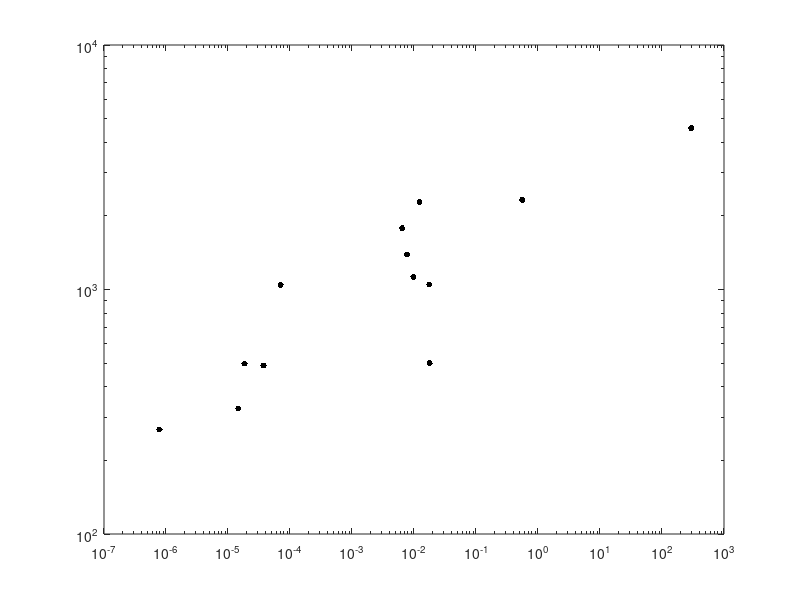

This chart was generated by the following MATLAB code: (Note: this script raises an error after producing the figure.)
%Creates figure showing a comparison of rDLW resolution and speed to prior
%work

clear

%Data from the Saha paper (all in log units)
pnts = [-6.10812897676737,2.08499408677294;-4.83370637162433,2.17026184355849;-4.73401229560271,2.35424628346349;-4.42779509935199,2.34681809740698;-4.15138838661754,2.67653181902593;-2.19005404982749,2.90791981468631;-2.11215583552433,2.80069981331796;-2.00894314505488,2.70882488051372;-1.74934759023780,2.35653338285457;-1.75345264042693,2.67836931768202;-1.91081289767674,3.01541348606727;-0.252763578430898,3.02434685719312;2.47308748643867,3.31762337141908];

%rDLW data (mm3/hr, nm res)
rDLW = [1.6089, 2.845];

spd = pnts(:,1);
res = pnts(:,2);

%Plot the figure
figure (33); clf

old = loglog(10.^spd, (10.^res)*2.2, '.k', 'MarkerSize', 14); hold on
new = loglog(10.^rDLW(1), 10.^rDLW(2), 'sqg', 'MarkerSize', 14);


%format
set(gca, 'Box', 'off', 'TickDir', 'out')

xlim([1e-7,1e3])
ylim([1e2,1e4])

xlabel('Volumetric processing rate (mm3/hr)')
ylabel('Resolution (nm)')








